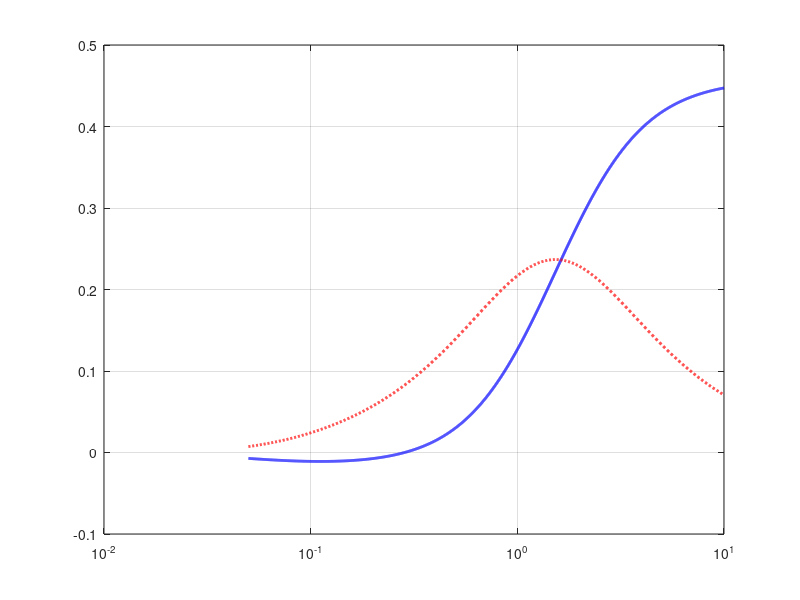

Reproduce this figure in MATLAB. (Note: this script raises an error after producing the figure.)
%% =========================================================
% Plot_Chapter4_1_ComplexOperator.m
%
% 目的：
% 绘制第 4.1 节复动力学算子 K(Omega) 的实部、虚部及物理分区
%
% 当前符号约定：
% 电路方程：
%   kap_e*Q'' + sigma*Q' + kap_c*Q - theta*(x1' - x2') = 0
%
% 频域消元后：
%   F_em = K(Omega) * (xi1 - xi2)
%
%   K(Omega) =
%       theta^2 * Omega^2
%       --------------------------------
%       kap_e*Omega^2 - j*sigma*Omega - kap_c
%
% 写成：
%   K = K_r + j K_i
%
% 其中：
%   K_r = theta^2*Omega^2*(kap_e*Omega^2 - kap_c)
%         / [ (kap_e*Omega^2 - kap_c)^2 + (sigma*Omega)^2 ]
%
%   K_i = theta^2*sigma*Omega^3
%         / [ (kap_e*Omega^2 - kap_c)^2 + (sigma*Omega)^2 ]
% =========================================================

clear; clc; close all;

%% ---------------------------------------------------------
% 1) 使用你前面验证中的常用物理参数
%% ---------------------------------------------------------
Kt = 7.474;
Ke = 7.474;
m1 = 2.2;
k1 = 3000;
R0 = 3.8;

wn = sqrt(k1/m1);

Rt  = 2.3674;
Lsh = 0.04065;
Csh = 0.2227;

lam   = Kt*Ke*wn/(k1*R0);
kap_e = Lsh*wn/R0;
kap_c = 1/(Csh*R0*wn);
sigma = Rt/R0;

theta = sqrt(lam);

fprintf('\n========== Operator parameters ==========\n');
fprintf('lambda  = %.8f\n', lam);
fprintf('theta   = %.8f\n', theta);
fprintf('kap_e   = %.8f\n', kap_e);
fprintf('kap_c   = %.8f\n', kap_c);
fprintf('sigma   = %.8f\n', sigma);

%% ---------------------------------------------------------
% 2) 频率范围
%% ---------------------------------------------------------
Omega_min = 0.05;
Omega_max = 10.0;
N = 3000;

Omega = logspace(log10(Omega_min), log10(Omega_max), N).';

%% ---------------------------------------------------------
% 3) 复算子 K(Omega)
%% ---------------------------------------------------------
Delta = kap_e*Omega.^2 - kap_c;
Den   = Delta.^2 + (sigma*Omega).^2;

Kr = theta^2 .* Omega.^2 .* Delta ./ Den;
Ki = theta^2 .* sigma .* Omega.^3 ./ Den;

K_complex = Kr + 1i*Ki;

% 电路特征频率
Omega_e = sqrt(kap_c/kap_e);

% 等效阻尼和等效惯性/刚度解释量
c_eq = Ki ./ Omega;               % 等效阻尼
m_eq = -Kr ./ (Omega.^2);          % 若解释为惯性项 -Omega^2*m_eq
k_eq = Kr;                         % 若解释为位移同相刚度项

fprintf('Omega_e = sqrt(kap_c/kap_e) = %.8f\n', Omega_e);

%% ---------------------------------------------------------
% 4) 图 1：K_r 与 K_i
%% ---------------------------------------------------------
figure('Color','w','Position',[120 120 900 520]);
hold on; grid on; box on;
set(gca,'XScale','log');

plot(Omega, Kr, 'b-', 'LineWidth', 2.0);
plot(Omega, Ki, 'r--', 'LineWidth', 2.0);

xline(Omega_e, 'k-.', 'LineWidth', 1.5);

yline(0, 'k-', 'LineWidth', 0.8);

xlabel('\Omega');
ylabel('K(\Omega)');
title('Real and imaginary parts of the complex dynamic operator');

legend('K_r(\Omega): real part', ...
       'K_i(\Omega): imaginary part', ...
       '\Omega_e = \surd(\kappa_c/\kappa_e)', ...
       'Location','best');

% 添加文字标注
yl = ylim;
text(Omega_e*1.08, yl(2)*0.82, ...
    sprintf('\\Omega_e = %.3f', Omega_e), ...
    'FontSize', 11, 'Color','k');

text(Omega_min*1.25, yl(1)*0.65 + yl(2)*0.35, ...
    'virtual inertia region', ...
    'FontSize', 10, 'Color','b');

text(Omega_e*1.15, yl(1)*0.25 + yl(2)*0.75, ...
    'damping-shaping region', ...
    'FontSize', 10, 'Color','r');

text(Omega_e*3.0, yl(1)*0.65 + yl(2)*0.35, ...
    'stiffness-like region', ...
    'FontSize', 10, 'Color','b');

xlim([Omega_min Omega_max]);

%% ---------------------------------------------------------
% 5) 图 2：三种等效解释量 m_eq, c_eq, k_eq
%% ---------------------------------------------------------
figure('Color','w','Position',[120 120 1000 760]);

subplot(3,1,1);
hold on; grid on; box on;
set(gca,'XScale','log');
plot(Omega, m_eq, 'b-', 'LineWidth', 1.8);
xline(Omega_e, 'k-.', 'LineWidth', 1.2);
xlabel('\Omega');
ylabel('m_{eq}(\Omega)');
title('Equivalent virtual inertia interpretation: m_{eq} = -K_r/\Omega^2');

subplot(3,1,2);
hold on; grid on; box on;
set(gca,'XScale','log');
plot(Omega, c_eq, 'r-', 'LineWidth', 1.8);
xline(Omega_e, 'k-.', 'LineWidth', 1.2);
xlabel('\Omega');
ylabel('c_{eq}(\Omega)');
title('Equivalent damping interpretation: c_{eq} = K_i/\Omega');

subplot(3,1,3);
hold on; grid on; box on;
set(gca,'XScale','log');
plot(Omega, k_eq, 'm-', 'LineWidth', 1.8);
xline(Omega_e, 'k-.', 'LineWidth', 1.2);
yline(0, 'k-', 'LineWidth', 0.8);
xlabel('\Omega');
ylabel('k_{eq}(\Omega)');
title('Equivalent stiffness interpretation: k_{eq} = K_r');

xlim([Omega_min Omega_max]);

%% ---------------------------------------------------------
% 6) 图 3：归一化后的 K_r, K_i，便于论文展示形状
%% ---------------------------------------------------------
Kr_norm = Kr ./ max(abs(Kr));
Ki_norm = Ki ./ max(abs(Ki));

figure('Color','w','Position',[120 120 900 500]);
hold on; grid on; box on;
set(gca,'XScale','log');

plot(Omega, Kr_norm, 'b-', 'LineWidth', 2.0);
plot(Omega, Ki_norm, 'r--', 'LineWidth', 2.0);
xline(Omega_e, 'k-.', 'LineWidth', 1.5);
yline(0, 'k-', 'LineWidth', 0.8);

xlabel('\Omega');
ylabel('Normalized value');
title('Normalized real and imaginary parts of K(\Omega)');
legend('Normalized K_r', 'Normalized K_i', ...
       '\Omega_e', 'Location','best');

xlim([Omega_min Omega_max]);

%% ---------------------------------------------------------
% 7) 输出关键极限值，方便写论文
%% ---------------------------------------------------------
Kr_low_approx_coeff = -theta^2/kap_c;
m_eq_low = theta^2/kap_c;
Kr_high_limit = theta^2/kap_e;

fprintf('\n========== Asymptotic interpretation ==========\n');
fprintf('Low-frequency: K_r ≈ -(theta^2/kap_c)*Omega^2\n');
fprintf('theta^2/kap_c = %.8f\n', theta^2/kap_c);
fprintf('So virtual inertia m_eq_low ≈ %.8f\n', m_eq_low);
fprintf('High-frequency: K_r -> theta^2/kap_e = %.8f\n', Kr_high_limit);

%% ---------------------------------------------------------
% 8) 导出数据到工作区
%% ---------------------------------------------------------
OperatorData = table(Omega, Kr, Ki, c_eq, m_eq, k_eq);
assignin('base', 'OperatorData', OperatorData);
assignin('base', 'Omega_e', Omega_e);
assignin('base', 'Kr', Kr);
assignin('base', 'Ki', Ki);
assignin('base', 'c_eq', c_eq);
assignin('base', 'm_eq', m_eq);
assignin('base', 'k_eq', k_eq);

fprintf('\nDone. Operator data exported to workspace as OperatorData.\n');
